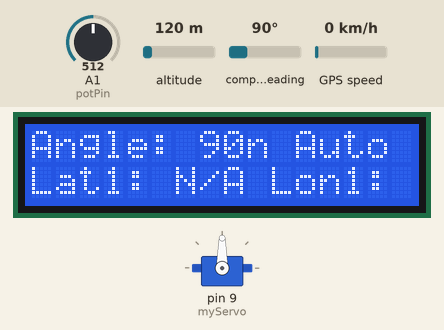
A sketch run on a simulated Arduino Uno, built with avr-gcc and run on an emulated ATmega328P. Parts: 16×2 character LCD, servo. Inputs (shaded band) come from the test bench; at power-on: A1 (potPin) = 512, altitude 120 m, compass heading 90°, GPS speed 0 km/h. The GPS gets a fix after 3 s at 37.7749, -122.4194 with 8 satellites.

Above: at 1.2 s.
1.3 s: A1 (potPin) set to 558
At 3.9 s:
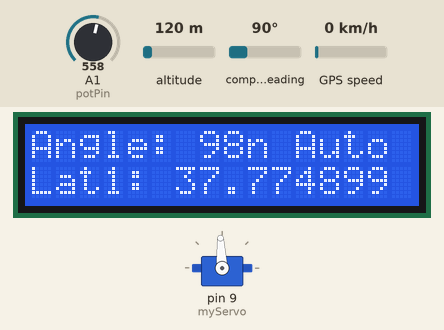
4.3 s: A1 (potPin) set to 579
At 4.9 s:
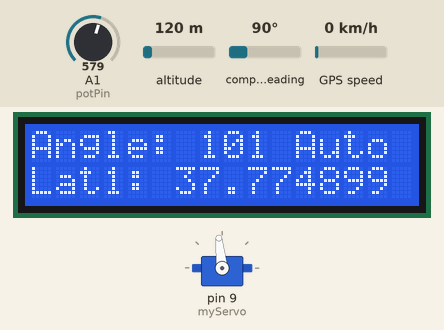
5.8 s: A1 (potPin) set to 716
At 7.1 s:
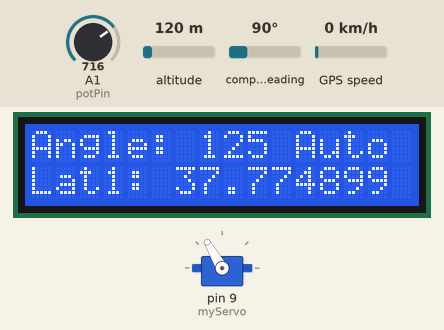
7.4 s: A1 (potPin) set to 30
At 9.0 s:
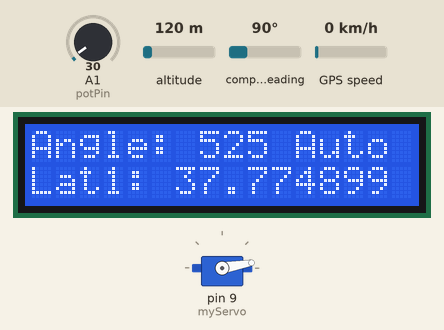
9.5 s: A1 (potPin) set to 992
At 11.5 s:
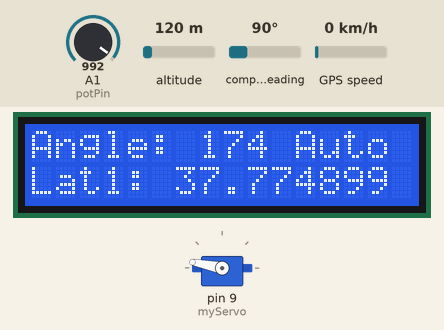
Timing chart, 0 to 13.0 s (numbered marks = the images above; inputs shaded):
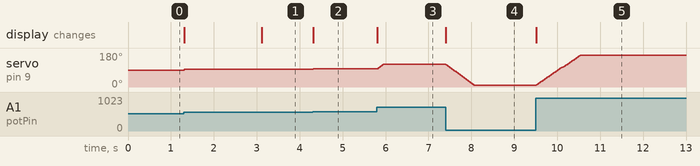

The sketch:

06_mia_servo_gps.ino
```cpp
#include <LiquidCrystal.h>
#include <Servo.h>
#include <SoftwareSerial.h>
#include <TinyGPS++.h>

// Initialisation des composants
LiquidCrystal lcd(12, 11, 5, 4, 3, 2);
Servo myServo;
SoftwareSerial gps1Serial(10, 13), gps2Serial(8, 6);
TinyGPSPlus gps1, gps2;

// Variables
int potPin = A1, potValue, angle, currentAngle, tolerance = 5;
String lat1 = "N/A", lon1 = "N/A", lat2 = "N/A", lon2 = "N/A";

void updateGPS();

void setup() {
  lcd.begin(16, 2);
  lcd.print("Navigation Auto");
  myServo.attach(9);
  gps1Serial.begin(9600);
  gps2Serial.begin(9600);
}

void loop() {
  // Lecture du potentiomètre et ajustement de l'angle
  potValue = analogRead(potPin);
  angle = map(potValue, 0, 1023, 0, 180);
  currentAngle = myServo.read();
  if (abs(currentAngle - angle) > tolerance) {
    myServo.write(currentAngle < angle ? currentAngle + 1 : currentAngle - 1);
  }

  // Mise à jour et affichage des coordonnées GPS
  updateGPS();
  lcd.setCursor(0, 0);
  lcd.print("Angle: ");
  lcd.print(angle);
  lcd.setCursor(0, 1);
  lcd.print("Lat1: ");
  lcd.print(lat1);
  lcd.print(" Lon1: ");
  lcd.print(lon1);
}

void updateGPS() {
  while (gps1Serial.available() > 0) gps1.encode(gps1Serial.read());
  while (gps2Serial.available() > 0) gps2.encode(gps2Serial.read());
  if (gps1.location.isUpdated()) {
    lat1 = String(gps1.location.lat(), 6);
    lon1 = String(gps1.location.lng(), 6);
  }
  if (gps2.location.isUpdated()) {
    lat2 = String(gps2.location.lat(), 6);
    lon2 = String(gps2.location.lng(), 6);
  }
}
```

Measured:
- the behaviour switches between 568 and 569 on A1 (potPin) (found by bisection; images 1 and 2)
- after the input at 1.3 s, servo on pin 9 (myServo): 90° → 93° at once; the display: first changes at once (image 1 shows a later state)
- after the input at 4.3 s, servo on pin 9 (myServo): 93° → 96° at once; the display: changes at once (image 2)
- after the input at 5.8 s, servo on pin 9 (myServo): 96° → 120° at once; the display: changes at once (image 3)
- after the input at 7.4 s, servo on pin 9 (myServo): moves from 120° to 10° over 0.65 s, starting at once; the display: changes at once (image 4)
- after the input at 9.5 s, servo on pin 9 (myServo): moves from 10° to 169° over 1.0 s, starting at once; the display: changes at once (image 5)
